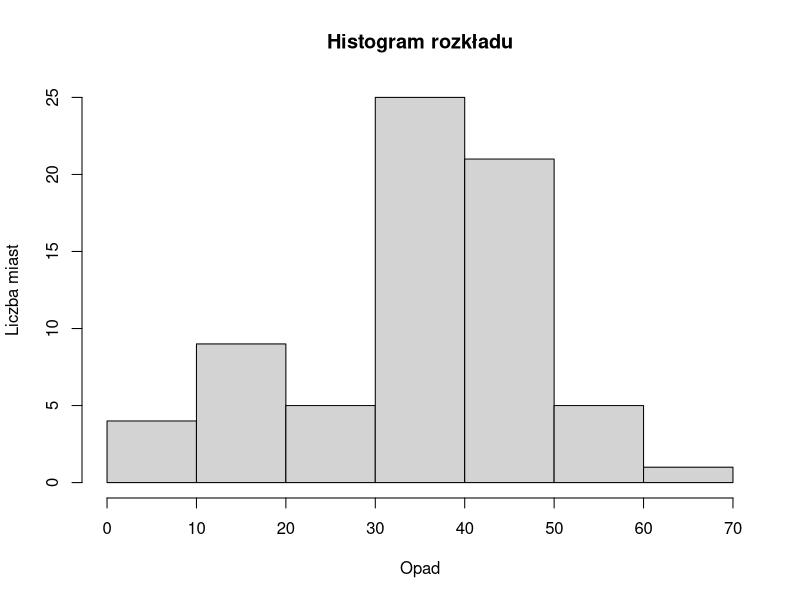
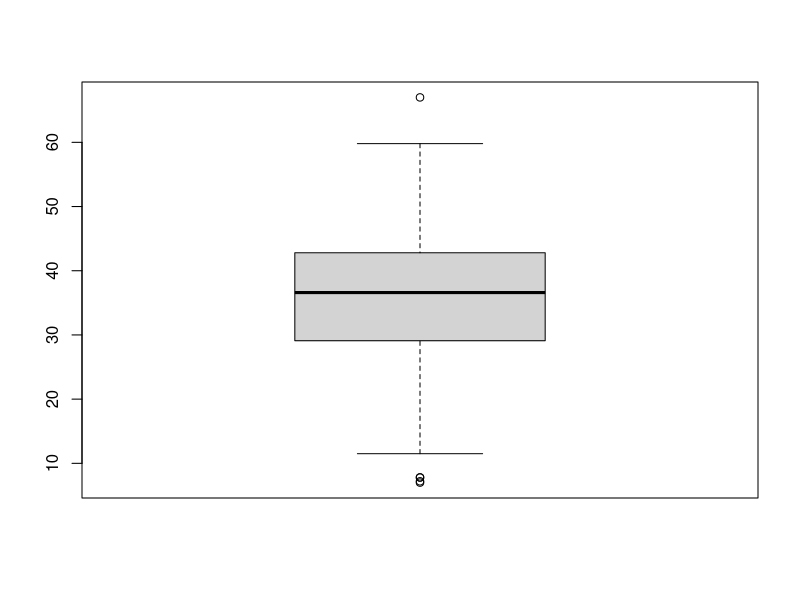

These figures' R source, in order:
# 1
mean(precip)
median(precip)

# 2
var(precip)
sd(precip)

# 3
diff(range(precip))

# 4
diff(unname(fivenum(precip))[c(2, 4)])
IQR(precip)

# 5
mean(abs(precip - mean(precip)))
mean(abs(precip - median(precip)))

# 6
precip[startsWith(names(precip), "M")]

# 7
precip[precip == mean(precip)]

# 8
names(precip[median(precip) - 0.5 < precip & precip < median(precip) + 0.5])

# 9
precip[precip == min(precip)]
precip[precip == max(precip)]

# 10
length(precip[precip > mean(precip)])

# 11
names(precip[precip > fivenum(precip)[4]])

# 12
names(precip[precip < fivenum(precip)[2]])

# 13
hist(precip, main = "Histogram rozkładu", xlab = "Opad", ylab = "Liczba miast")
# Wnioski: Sporo miast z opadami pomiędzy 30 a 50

# 14
boxplot(precip)
# Wnioski: Mediana nie jest po środku boxplot'a. Występują wartości odstające.
# Miasta: Phoenix, Reno, Albuquerque, El Paso, Mobile
